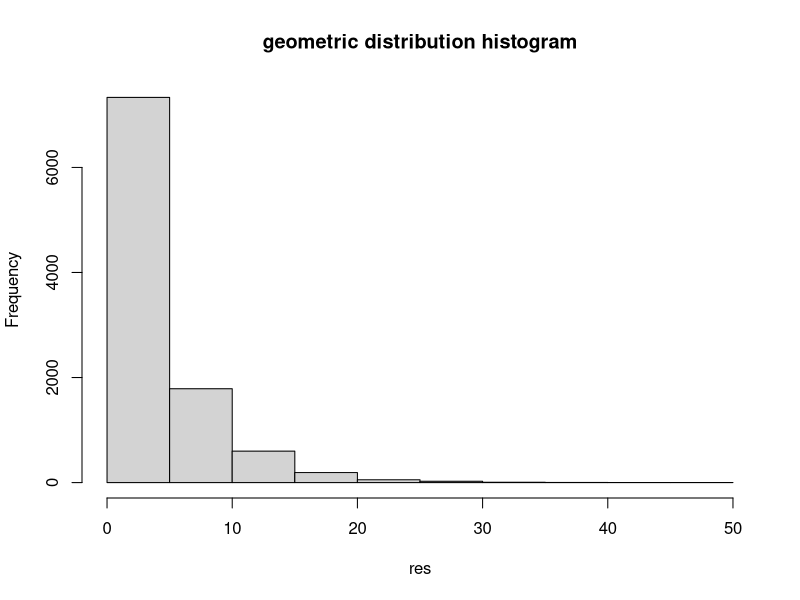

Source code (R):
# soal 1

# a
x = 3
prob = 0.2
ans = dgeom(x, prob)
ans

# b
tt_data = 10000
prob = 0.2
X = 3
res = rgeom(tt_data, prob)
ans = mean(res == X)
ans

# c

# d
hist(res, main = "geometric distribution histogram")

# e
ans = 1 / prob
ans

# varian
var = 1 - prob / prob ^ 2
var